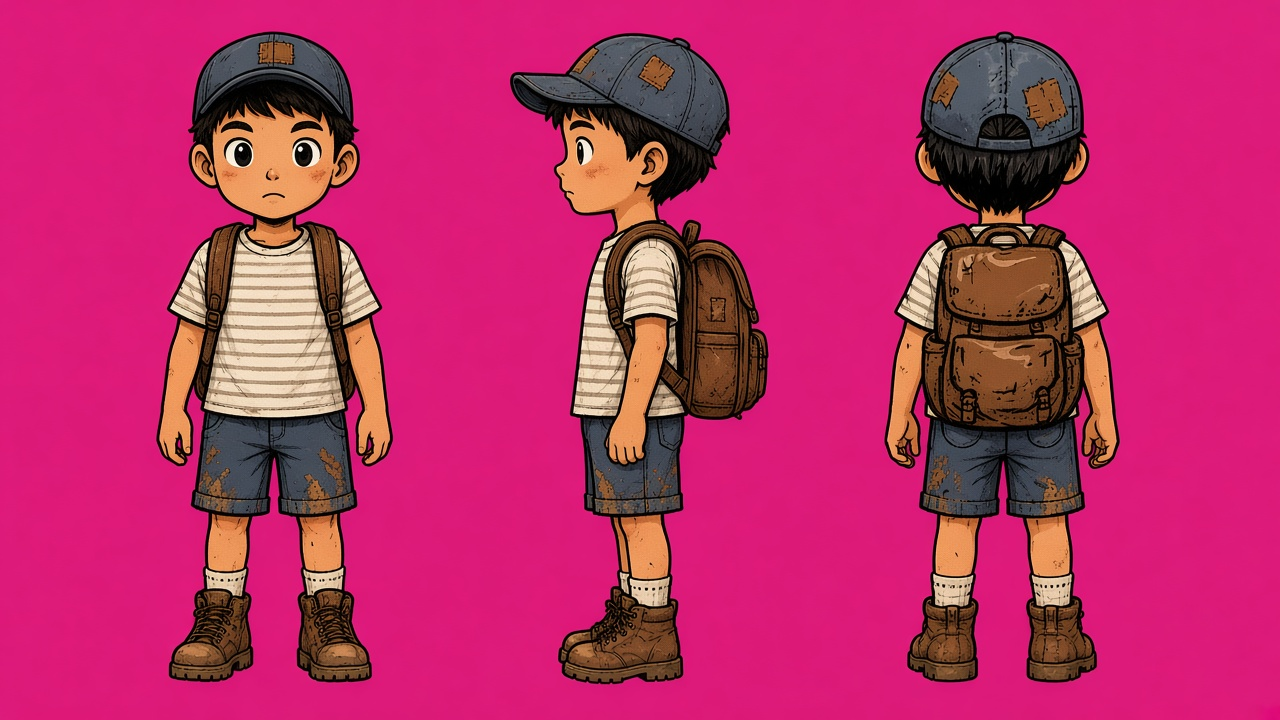
#> input picture assets/storybook-src/gen/affan_turn.jpg, 1280 x 720 px, given in place of props.jpg, which was not available
$ python cut_sheets.py
#> lines starting #> are read from the running program, lines starting #| are printed output that depends on the picture; after the words box and inside, x2 and y2 are one past the last pixel; in counts of white or black regions, pixels touching at a corner belong together
### tools/storybook/key.py
import numpy as np, cv2, sys, json, os
from scipy import ndimage as ndi
def key(path, t0=10, t1=26):
    bgr = cv2.imread(path); img = bgr[:, :, ::-1].astype(np.float32)
    h, w = img.shape[:2]
    border = np.concatenate([img[:4].reshape(-1,3), img[-4:].reshape(-1,3), img[:, :4].reshape(-1,3), img[:, -4:].reshape(-1,3)])
    bg = np.median(border, 0)
    lab = cv2.cvtColor(bgr, cv2.COLOR_BGR2LAB).astype(np.float32)
    bgl = cv2.cvtColor(np.uint8([[bg[::-1]]]), cv2.COLOR_BGR2LAB).astype(np.float32)[0, 0]
    d = np.linalg.norm((lab - bgl) * np.array([0.5, 1, 1]), axis=2)
    a = np.clip((d - t0) / (t1 - t0), 0, 1)
    m = np.minimum(img[..., 0], img[..., 2]) - img[..., 1]
    a = np.minimum(a, 1 - np.clip((m - 18) / 40, 0, 1))
    # fill holes inside the silhouette that happen to be near bg colour
    solid = ndi.binary_fill_holes(a > 0.5)
    a = np.where(solid & (a < 0.5) & ~ndi.binary_erosion(~solid, iterations=1), np.maximum(a, 0), a)
    ae = np.maximum(a, 1e-3)[..., None]
    rgb = np.clip((img - (1 - ae) * bg) / ae, 0, 255)
    rgb = np.where(a[..., None] > 0.02, rgb, 0)
    # despill: limit magenta excess on edge pixels
    edge = (a < 0.98)[..., None]
    g = rgb[..., 1:2]; mx = np.maximum(g, np.minimum(rgb[..., 0:1], rgb[..., 2:3]))
    rgb = np.where(edge, np.concatenate([np.minimum(rgb[..., 0:1], mx + 40), g, np.minimum(rgb[..., 2:3], mx + 20)], 2), rgb)
    return np.dstack([rgb, a * 255]).astype(np.uint8), bg
def components(rgba, min_area=400, merge=6):
    m = rgba[..., 3] > 128
    lab, n = ndi.label(ndi.binary_dilation(m, iterations=merge))
    out = []
    for i, sl in enumerate(ndi.find_objects(lab)):
        sub = (lab[sl] == i + 1) & m[sl]
        if sub.sum() < min_area: continue
        crop = rgba[sl].copy(); crop[..., 3] = np.where(lab[sl] == i + 1, crop[..., 3], 0)
        out.append((sl[1].start, sl[0].start, crop))
    out.sort(key=lambda t: (t[1] // 150, t[0]))
    return out
def save(rgba, path, pad=4):
    ys, xs = np.nonzero(rgba[..., 3] > 8)
    c = rgba[max(ys.min()-pad,0):ys.max()+pad+1, max(xs.min()-pad,0):xs.max()+pad+1]
    cv2.imwrite(path, cv2.cvtColor(c, cv2.COLOR_RGBA2BGRA)); return c.shape

### tools/storybook/cut_sheets.py
import sys; sys.path.insert(0, __import__('os').path.dirname(__file__))
from key import *
for name in ['props', 'trees', 'ui', 'flames', 'wolf', 'pickup', 'affan_turn']:
    rgba, bg = key(f'gen/{name}.jpg')
#> in key, bgr is the input picture: shape (720, 1280, 3); mean B, G, R 104, 43.3, 188.4
#> in key, `bg = np.median(border, 0)`: bg = [221, 26, 121]
#> in key, `lab = cv2.cvtColor(bgr, cv2.COLOR_BGR2LAB).astype(np.float32)`:
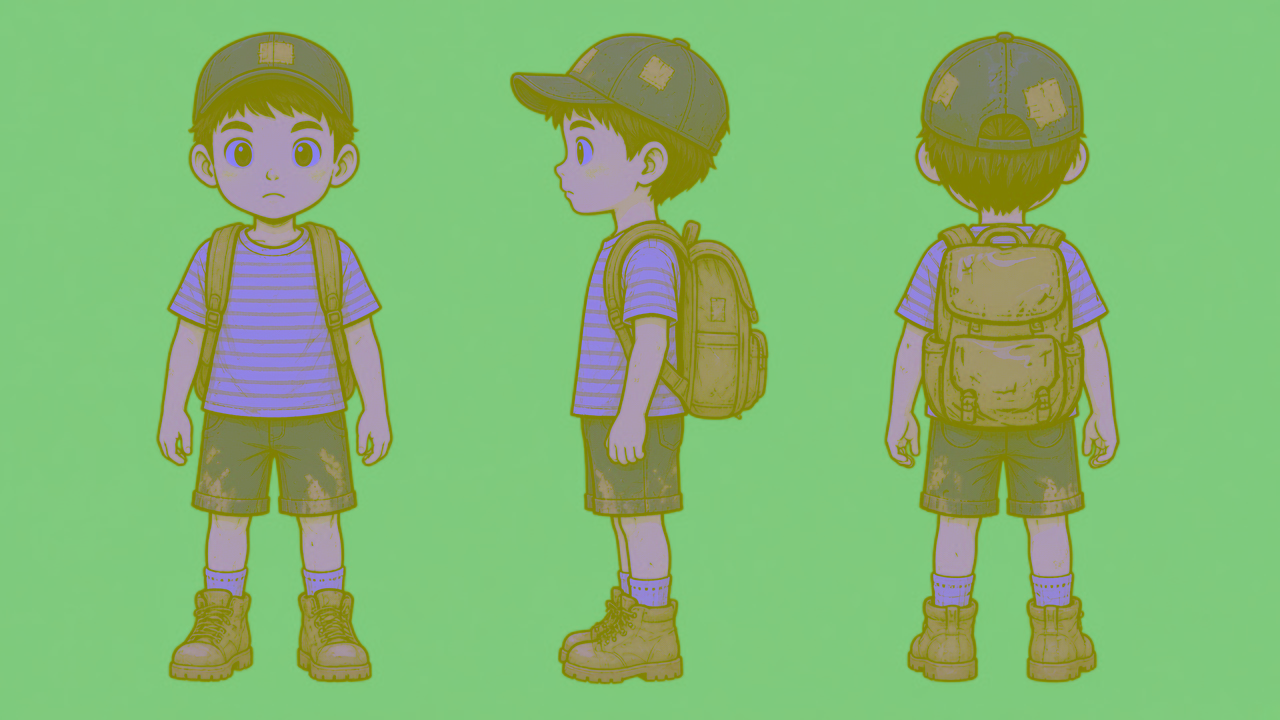
#> lab: shape (720, 1280, 3) float32; mean B, G, R 116.4, 182.8, 132.2
#> in key, `bgl = cv2.cvtColor(np.uint8([[bg[::-1]]]), cv2.COLOR_BGR2LAB).astype(n..`: bgl = [125, 202, 127]
#> in key, `solid = ndi.binary_fill_holes(a > 0.5)`: solid: shape (720, 1280) bool; 30% white; 3 white regions, box (x1, y1, x2, y2) and area: (157, 32, 393, 682) 97697, (885, 32, 1120, 682) 96760, (510, 33, 768, 684) 81998
#> in key, `edge = (a < 0.98)[..., None]`:
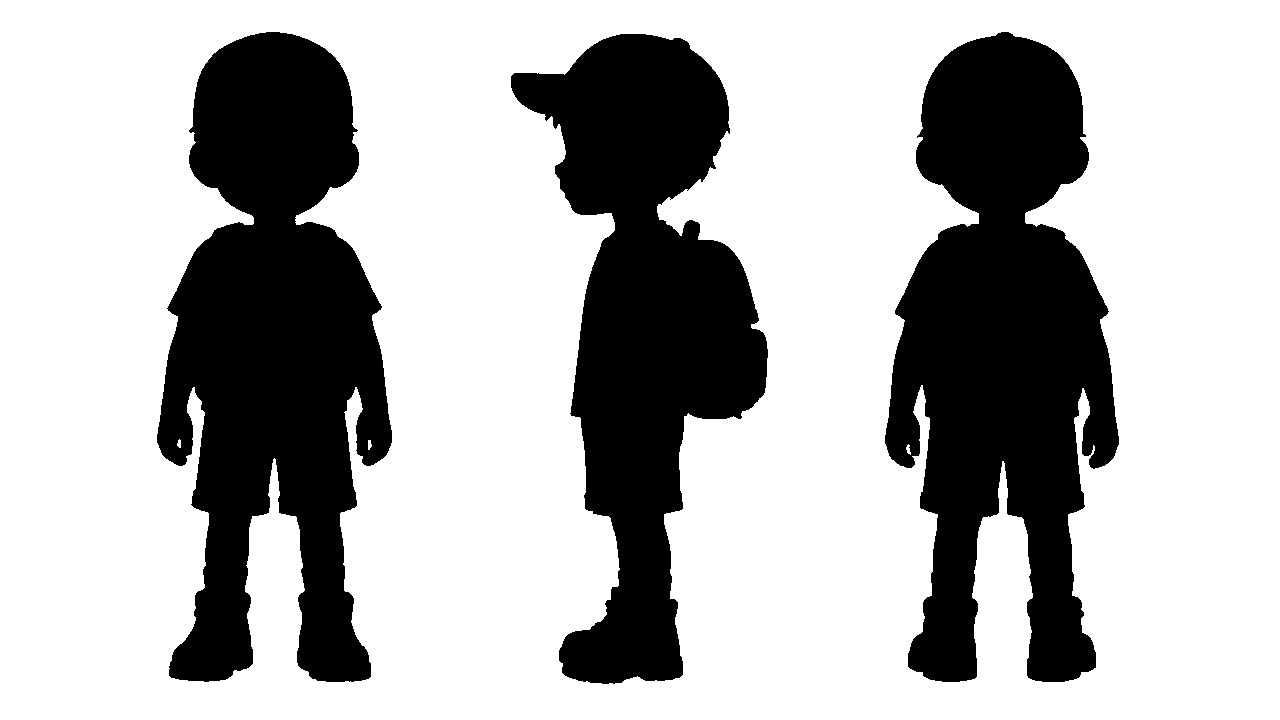
#> edge: shape (720, 1280, 1) bool; 70.3% white; 3 black regions, box (x1, y1, x2, y2) and area: (157, 32, 392, 682) 96799, (885, 32, 1119, 682) 95903, (511, 34, 768, 684) 81359
#> in key, `rgb = np.where(edge, np.concatenate([np.minimum(rgb[..., 0:1], mx + 40..`:
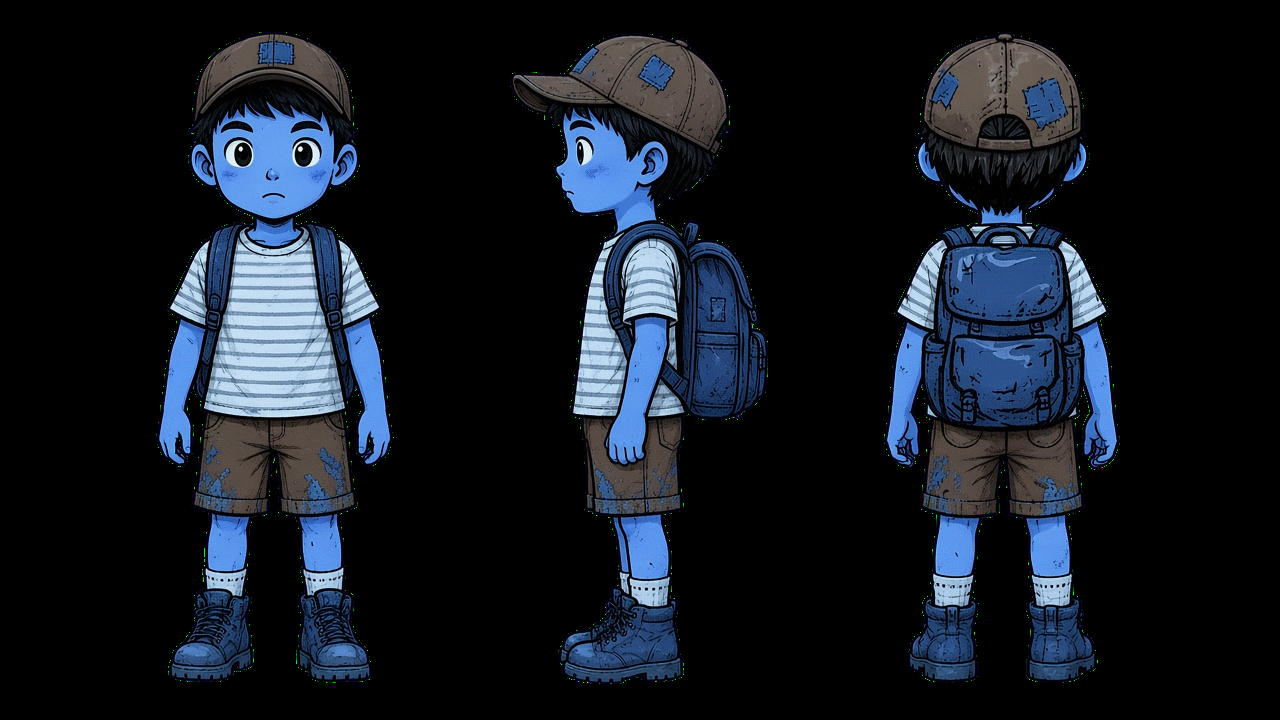
#> rgb: shape (720, 1280, 3) float64; mean of channels 0, 1, 2 34, 25.3, 19.3; drawn as B, G, R
#> bg = [221, 26, 121]
    comps = components(rgba, merge=10 if name in ('props','ui') else 4)
#> in components, `m = rgba[..., 3] > 128`: m: shape (720, 1280) bool; 30% white; 3 white regions, box (x1, y1, x2, y2) and area: (157, 32, 393, 682) 97657, (885, 32, 1120, 682) 96749, (510, 33, 768, 684) 81998
#> in components, `lab, n = ndi.label(ndi.binary_dilation(m, iterations=merge))`:
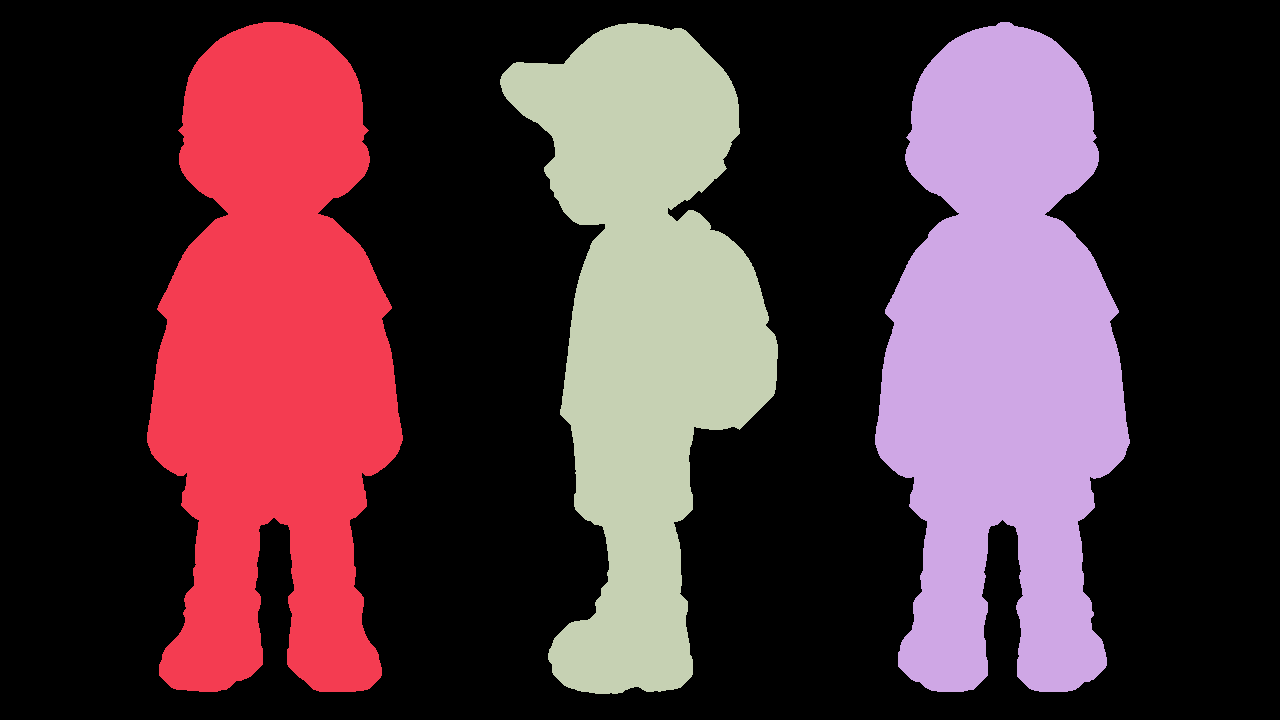
#> lab: shape (720, 1280) int32; 4 distinct labels, from 0 to 3; one colour per label, 0 black
#> in components, `lab, n = ndi.label(ndi.binary_dilation(m, iterations=merge))`: n = 3
#> the loop in components, `for i, sl in enumerate(ndi.find_objects(lab)):` made 3 passes
#> after the loop in components, `for i, sl in enumerate(ndi.find_objects(lab)):`:
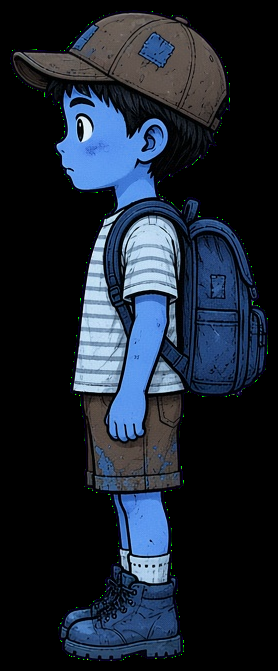
#> crop: shape (671, 278, 4); mean of channels 0, 1, 2, 3 48.7, 36.1, 27.6, 112.2; drawn as B, G, R
#> after the loop in components, `for i, sl in enumerate(ndi.find_objects(lab)):`: out = 3 items
#> comps = 3 items
    print(name, bg.astype(int), [(x, y, c.shape[:2]) for x, y, c in comps])
#| props [221  26 121] [(147, 22, (670, 256)), (500, 23, (671, 278)), (875, 22, (670, 255))]
    for i, (x, y, c) in enumerate(comps): save(c, f'cut/{name}_{i}.png')
#> this loop made 3 passes
#> (x, y) on passes 1 to 3: (147, 22), (500, 23), (875, 22)
#> pass 1, in save, `cv2.imwrite(path, cv2.cvtColor(c, cv2.COLOR_RGBA2BGRA))`:
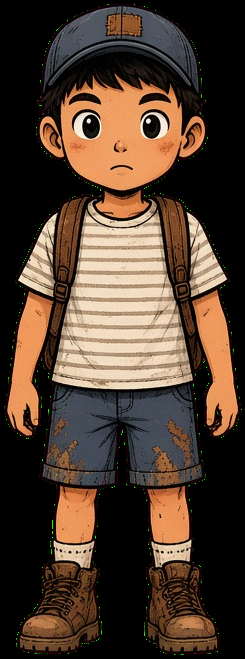
#> saved as props_0.png: shape (659, 245, 4); mean B, G, R, A 47.4, 61.3, 79.8, 154.4
#> pass 2, in save (call 2), `cv2.imwrite(path, cv2.cvtColor(c, cv2.COLOR_RGBA2BGRA))`:
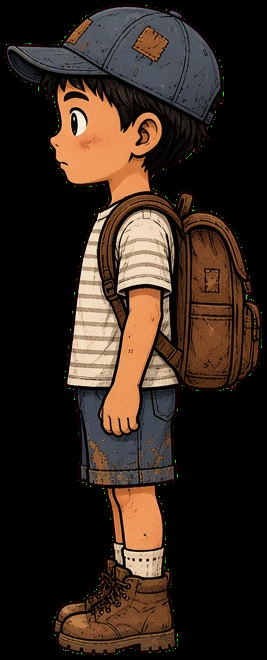
#> saved as props_1.png: shape (660, 267, 4); mean B, G, R, A 29.2, 38.2, 51.6, 118.8
#> pass 2 of the loop `for name in ['props', 'trees', 'ui', 'flames', 'wolf', 'pickup', 'affa..`:
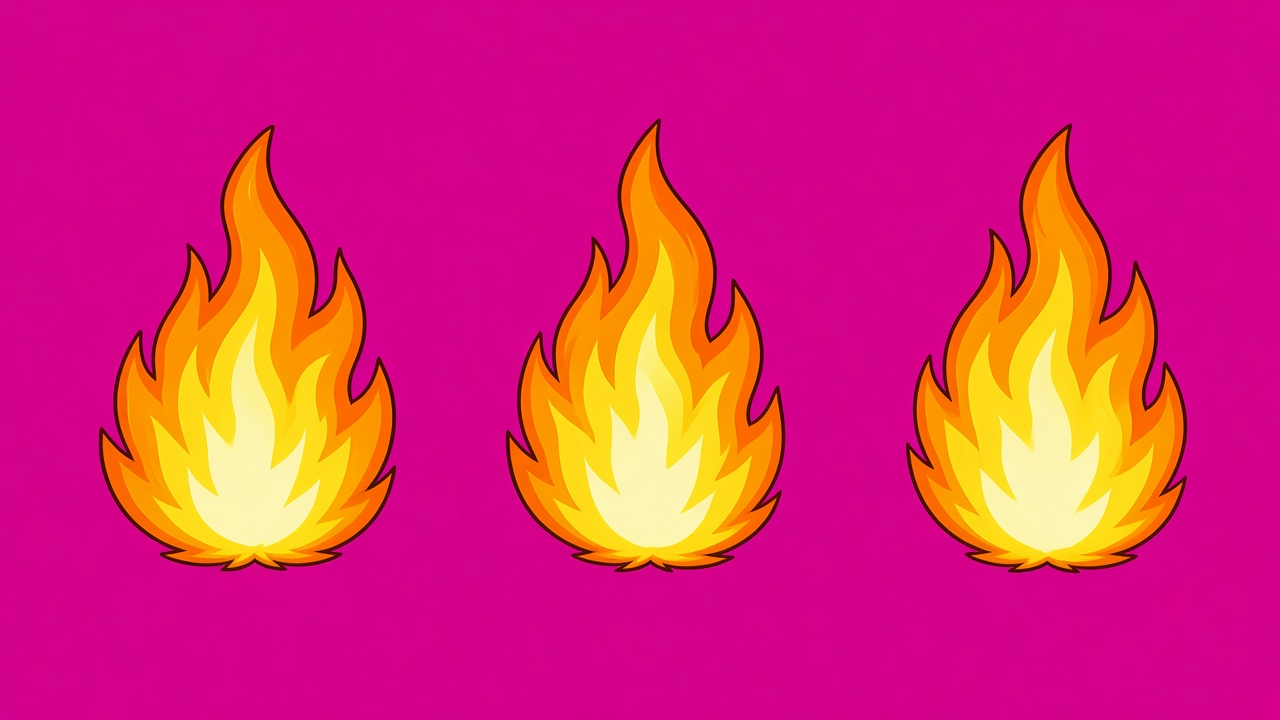
#> input picture assets/storybook-src/gen/flames.jpg, 1280 x 720 px, given in place of trees.jpg, which was not available
#> in key, bgr is the input picture: shape (720, 1280, 3); mean B, G, R 112.8, 41.7, 217.8
#> in key (call 2), `bg = np.median(border, 0)`: bg = [211, 1, 138]
#> bgl = [119, 204, 113]
#> solid: shape (720, 1280) bool; 24.7% white; 3 white regions, box (x1, y1, x2, y2) and area: (99, 125, 396, 571) 78483, (906, 124, 1187, 573) 75237, (506, 119, 785, 572) 74146
#> in key (call 2), `edge = (a < 0.98)[..., None]`:
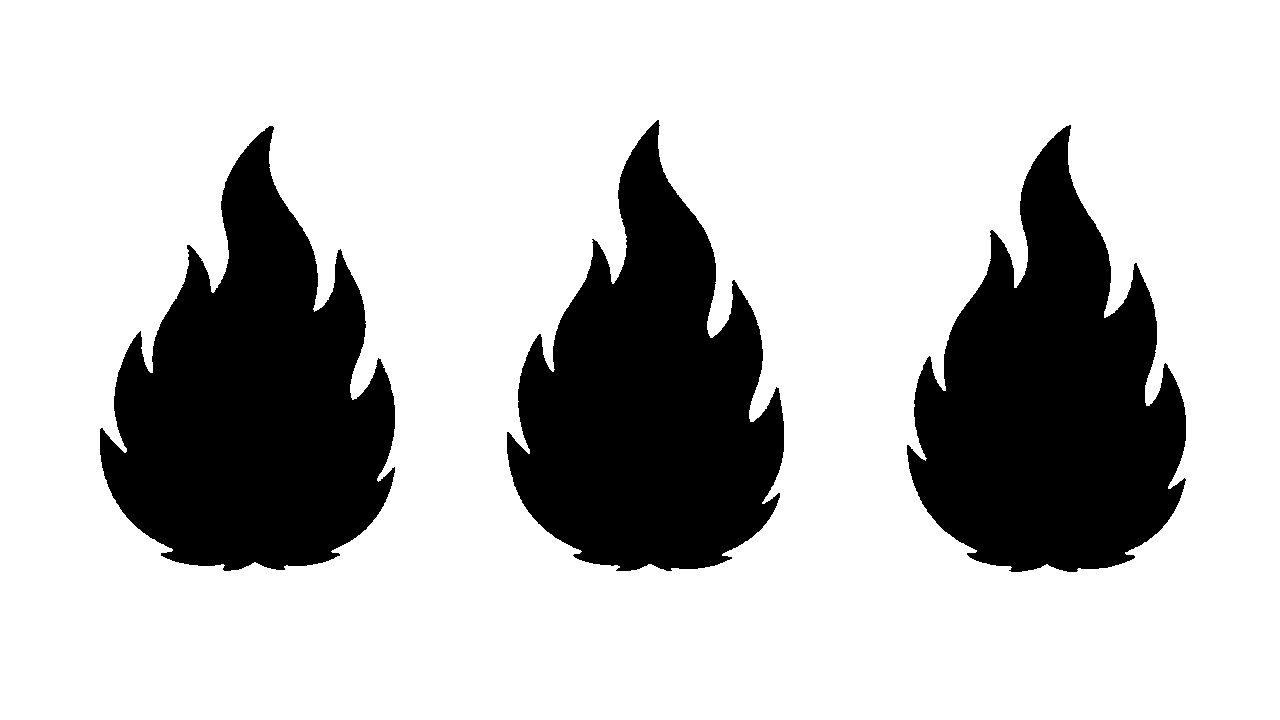
#> edge: shape (720, 1280, 1) bool; 75.5% white; 3 black regions, box (x1, y1, x2, y2) and area: (100, 126, 395, 571) 77651, (907, 125, 1186, 572) 74441, (507, 120, 784, 571) 73329
#> `rgba, bg = key(f'gen/{name}.jpg')`: bg = [211, 1, 138]
#> the loop in components (call 2), `for i, sl in enumerate(ndi.find_objects(lab)):` made 3 passes
#> pass 2, in components (call 2), `crop = rgba[sl].copy()`:
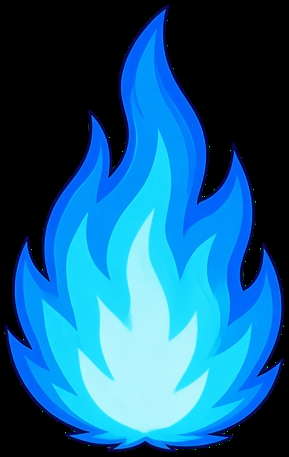
#> crop: shape (457, 289, 4); mean of channels 0, 1, 2, 3 135.4, 94.1, 21.8, 145.2; drawn as B, G, R
#| trees [211   1 138] [(95, 121, (454, 305)), (502, 115, (461, 287)), (902, 120, (457, 289))]
#> the loop `for i, (x, y, c) in enumerate(comps): save(c, f'cut/{name}_{i}.png')` made 3 passes
#> (x, y) on passes 1 to 3: (95, 121), (502, 115), (902, 120)
#> (the run stopped early here; a loop or call above may not have finished)
